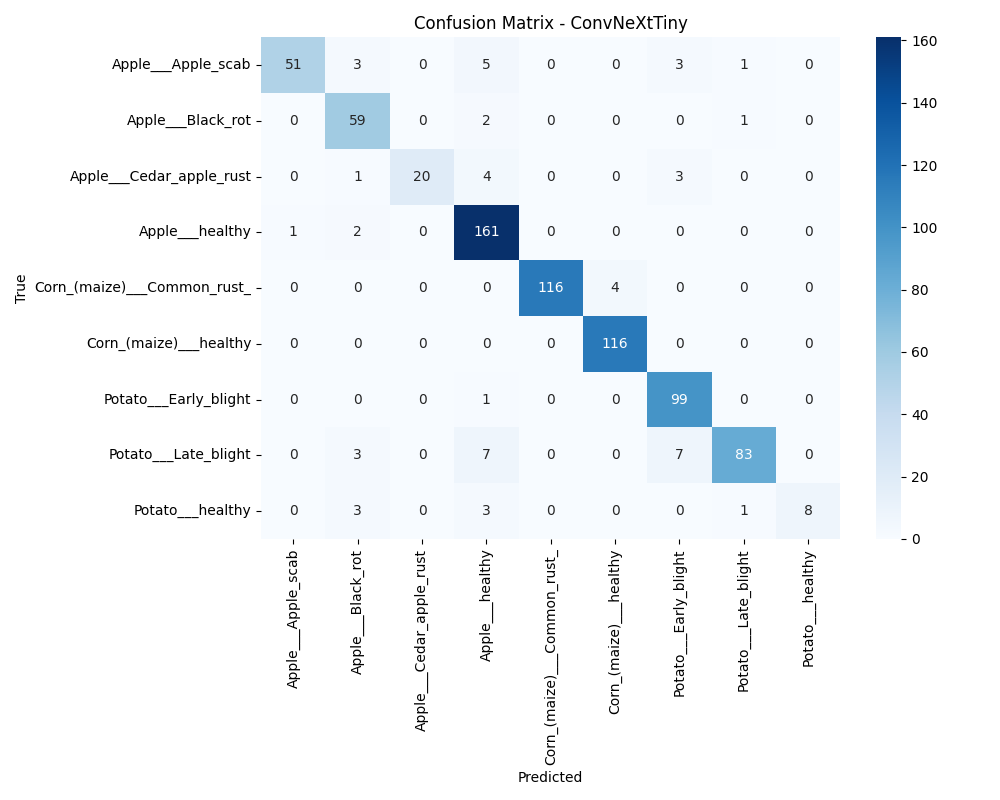
#> input picture Deep_Learning/mlruns/764753407516378035/3aefa9cab4aa4a6aaa352840567ebff6/artifacts/confusion_matrix_ConvNeXtTiny.png, 1000 x 800 px
$ python -i features.py   (imports and definitions only)
#> lines starting #> are read from the running program, lines starting #| are printed output that depends on the picture
"""
Funções para leitura das imagens e extração de características.

Características usadas:
- Histograma de cores RGB
- LBP (Local Binary Pattern)
"""

import cv2
import numpy as np
from skimage.feature import local_binary_pattern

from config import IMAGE_SIZE


def ler_imagem(caminho_imagem):
    """
    Lê uma imagem usando np.fromfile + cv2.imdecode.
    Essa forma evita problemas no Windows com caminhos contendo acentos.
    """
    dados = np.fromfile(caminho_imagem, dtype=np.uint8)
    imagem = cv2.imdecode(dados, cv2.IMREAD_COLOR)
#> imagem is the input picture: shape (800, 1000, 3); mean B, G, R 248.5, 245, 240.9
    return imagem


def extrair_caracteristicas(caminho_imagem):
    """
    Recebe o caminho de uma imagem e retorna um vetor numérico
    com características de cor e textura.
    """

    imagem = ler_imagem(caminho_imagem)

    if imagem is None:
        raise ValueError(f"Não foi possível ler a imagem: {caminho_imagem}")

    imagem = cv2.resize(imagem, IMAGE_SIZE)
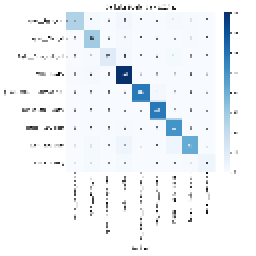
#> imagem: shape (128, 128, 3) (shown 2 times larger); mean B, G, R 248.2, 244.8, 240.8

    # OpenCV lê em BGR, então convertemos para RGB
    imagem_rgb = cv2.cvtColor(imagem, cv2.COLOR_BGR2RGB)

    # Histograma de cores RGB
    hist_r = cv2.calcHist([imagem_rgb], [0], None, [32], [0, 256]).flatten()
#> hist_r = 32 values, max 9721 at index 31, min 3 at index 0, mean 512
    hist_g = cv2.calcHist([imagem_rgb], [1], None, [32], [0, 256]).flatten()
#> hist_g = 32 values, max 14655 at index 31, min 3 at index 0, mean 512
    hist_b = cv2.calcHist([imagem_rgb], [2], None, [32], [0, 256]).flatten()
#> hist_b = 32 values, max 14964 at index 31, min 3 at index 0, mean 512

    hist_cor = np.concatenate([hist_r, hist_g, hist_b])
#> hist_cor = 96 values, max 14964 at index 95, min 3 at index 0, mean 512
    hist_cor = hist_cor / (np.sum(hist_cor) + 1e-7)
#> hist_cor = 96 values, max 0.304 at index 95, min 6.1e-05 at index 0, mean 0.0104

    # LBP para textura
    imagem_cinza = cv2.cvtColor(imagem_rgb, cv2.COLOR_RGB2GRAY)
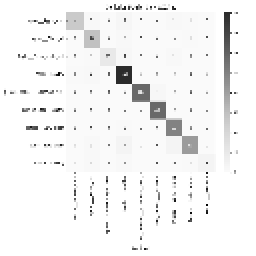
#> imagem_cinza: shape (128, 128) (shown 2 times larger); min 5, max 255, mean 243.9

    raio = 1
    pontos = 8 * raio

    lbp = local_binary_pattern(
        imagem_cinza,
        P=pontos,
        R=raio,
        method="uniform"
    )
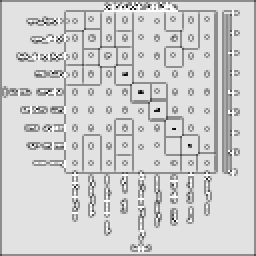
#> lbp: shape (128, 128) float64 (shown 2 times larger); min 0, max 9, mean 7.34; drawn with min black and max white

    hist_lbp, _ = np.histogram(
        lbp.ravel(),
        bins=np.arange(0, pontos + 3),
        range=(0, pontos + 2)
    )
#> hist_lbp = [5, 37, 5, 183, 24, 2843, 213, 756, 12012, 306]

    hist_lbp = hist_lbp.astype("float")
    hist_lbp = hist_lbp / (hist_lbp.sum() + 1e-7)
#> hist_lbp = [0.000305, 0.00226, 0.000305, 0.0112, 0.00146, 0.174, 0.013, 0.0461, 0.733, 0.0187]

    # 96 características de cor + 10 de textura = 106 características
    caracteristicas = np.concatenate([hist_cor, hist_lbp])
#> caracteristicas = 106 values, max 0.733 at index 104, min 6.1e-05 at index 0, mean 0.0189

    return caracteristicas

>>> result = extrair_caracteristicas('../Deep_Learning/mlruns/764753407516378035/3aefa9cab4aa4a6aaa352840567ebff6/artifacts/confusion_matrix_ConvNeXtTiny.png')
#> result has the same summary as caracteristicas in extrair_caracteristicas
